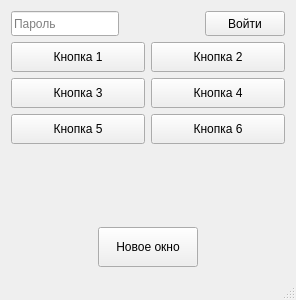
<?xml version="1.0" encoding="UTF-8"?>
<ui version="4.0">
 <class>CSortTestClass</class>
 <widget class="QMainWindow" name="CSortTestClass">
  <property name="geometry">
   <rect>
    <x>0</x>
    <y>0</y>
    <width>296</width>
    <height>300</height>
   </rect>
  </property>
  <property name="windowTitle">
   <string>CSortTest</string>
  </property>
  <widget class="QWidget" name="centralWidget">
   <layout class="QVBoxLayout" name="verticalLayout">
    <item>
     <layout class="QHBoxLayout" name="horizontalLayout_5">
      <item>
       <widget class="QLineEdit" name="lineEditPass">
        <property name="minimumSize">
         <size>
          <width>0</width>
          <height>25</height>
         </size>
        </property>
        <property name="maximumSize">
         <size>
          <width>150</width>
          <height>16777215</height>
         </size>
        </property>
        <property name="placeholderText">
         <string>Пароль</string>
        </property>
       </widget>
      </item>
      <item>
       <spacer name="horizontalSpacer_3">
        <property name="orientation">
         <enum>Qt::Horizontal</enum>
        </property>
        <property name="sizeHint" stdset="0">
         <size>
          <width>40</width>
          <height>20</height>
         </size>
        </property>
       </spacer>
      </item>
      <item>
       <widget class="QPushButton" name="LogInButton">
        <property name="sizePolicy">
         <sizepolicy hsizetype="Fixed" vsizetype="Fixed">
          <horstretch>0</horstretch>
          <verstretch>0</verstretch>
         </sizepolicy>
        </property>
        <property name="minimumSize">
         <size>
          <width>0</width>
          <height>25</height>
         </size>
        </property>
        <property name="text">
         <string>Войти</string>
        </property>
       </widget>
      </item>
     </layout>
    </item>
    <item>
     <layout class="QHBoxLayout" name="horizontalLayout_4">
      <item>
       <widget class="QPushButton" name="pushButton_1">
        <property name="minimumSize">
         <size>
          <width>0</width>
          <height>30</height>
         </size>
        </property>
        <property name="text">
         <string>Кнопка 1</string>
        </property>
       </widget>
      </item>
      <item>
       <widget class="QPushButton" name="pushButton_2">
        <property name="minimumSize">
         <size>
          <width>0</width>
          <height>30</height>
         </size>
        </property>
        <property name="text">
         <string>Кнопка 2</string>
        </property>
       </widget>
      </item>
     </layout>
    </item>
    <item>
     <layout class="QHBoxLayout" name="horizontalLayout_3">
      <item>
       <widget class="QPushButton" name="pushButton_3">
        <property name="minimumSize">
         <size>
          <width>0</width>
          <height>30</height>
         </size>
        </property>
        <property name="text">
         <string>Кнопка 3</string>
        </property>
       </widget>
      </item>
      <item>
       <widget class="QPushButton" name="pushButton_4">
        <property name="minimumSize">
         <size>
          <width>0</width>
          <height>30</height>
         </size>
        </property>
        <property name="text">
         <string>Кнопка 4</string>
        </property>
       </widget>
      </item>
     </layout>
    </item>
    <item>
     <layout class="QHBoxLayout" name="horizontalLayout_2">
      <item>
       <widget class="QPushButton" name="pushButton_5">
        <property name="minimumSize">
         <size>
          <width>0</width>
          <height>30</height>
         </size>
        </property>
        <property name="text">
         <string>Кнопка 5</string>
        </property>
       </widget>
      </item>
      <item>
       <widget class="QPushButton" name="pushButton_6">
        <property name="minimumSize">
         <size>
          <width>0</width>
          <height>30</height>
         </size>
        </property>
        <property name="text">
         <string>Кнопка 6</string>
        </property>
       </widget>
      </item>
     </layout>
    </item>
    <item>
     <spacer name="verticalSpacer">
      <property name="orientation">
       <enum>Qt::Vertical</enum>
      </property>
      <property name="sizeHint" stdset="0">
       <size>
        <width>20</width>
        <height>40</height>
       </size>
      </property>
     </spacer>
    </item>
    <item>
     <layout class="QHBoxLayout" name="horizontalLayout">
      <item>
       <spacer name="horizontalSpacer">
        <property name="orientation">
         <enum>Qt::Horizontal</enum>
        </property>
        <property name="sizeHint" stdset="0">
         <size>
          <width>40</width>
          <height>20</height>
         </size>
        </property>
       </spacer>
      </item>
      <item>
       <widget class="QPushButton" name="newWindowButton">
        <property name="sizePolicy">
         <sizepolicy hsizetype="Expanding" vsizetype="Fixed">
          <horstretch>0</horstretch>
          <verstretch>0</verstretch>
         </sizepolicy>
        </property>
        <property name="minimumSize">
         <size>
          <width>100</width>
          <height>40</height>
         </size>
        </property>
        <property name="text">
         <string>Новое окно</string>
        </property>
       </widget>
      </item>
      <item>
       <spacer name="horizontalSpacer_2">
        <property name="orientation">
         <enum>Qt::Horizontal</enum>
        </property>
        <property name="sizeHint" stdset="0">
         <size>
          <width>40</width>
          <height>20</height>
         </size>
        </property>
       </spacer>
      </item>
     </layout>
    </item>
   </layout>
  </widget>
  <widget class="QStatusBar" name="statusBar"/>
 </widget>
 <layoutdefault spacing="6" margin="11"/>
 <resources>
  <include location="CSortTest.qrc"/>
 </resources>
 <connections/>
</ui>
